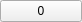
<?xml version="1.0" encoding="UTF-8"?>
<ui version="4.0">
 <class>CustomItemWidget</class>
 <widget class="QWidget" name="CustomItemWidget">
  <property name="geometry">
   <rect>
    <x>0</x>
    <y>0</y>
    <width>82</width>
    <height>22</height>
   </rect>
  </property>
  <property name="sizePolicy">
   <sizepolicy hsizetype="Expanding" vsizetype="Expanding">
    <horstretch>0</horstretch>
    <verstretch>0</verstretch>
   </sizepolicy>
  </property>
  <property name="windowTitle">
   <string>Form</string>
  </property>
  <layout class="QGridLayout" name="gridLayout_2">
   <property name="sizeConstraint">
    <enum>QLayout::SetDefaultConstraint</enum>
   </property>
   <property name="leftMargin">
    <number>0</number>
   </property>
   <property name="topMargin">
    <number>0</number>
   </property>
   <property name="rightMargin">
    <number>0</number>
   </property>
   <property name="bottomMargin">
    <number>0</number>
   </property>
   <property name="spacing">
    <number>0</number>
   </property>
   <item row="0" column="0">
    <layout class="QGridLayout" name="gridLayout">
     <property name="spacing">
      <number>0</number>
     </property>
     <item row="0" column="0">
      <widget class="QPushButton" name="pushButton_3">
       <property name="sizePolicy">
        <sizepolicy hsizetype="Expanding" vsizetype="Expanding">
         <horstretch>0</horstretch>
         <verstretch>0</verstretch>
        </sizepolicy>
       </property>
       <property name="minimumSize">
        <size>
         <width>1</width>
         <height>1</height>
        </size>
       </property>
       <property name="text">
        <string>0</string>
       </property>
       <property name="iconSize">
        <size>
         <width>0</width>
         <height>0</height>
        </size>
       </property>
      </widget>
     </item>
    </layout>
   </item>
  </layout>
 </widget>
 <resources/>
 <connections/>
</ui>
